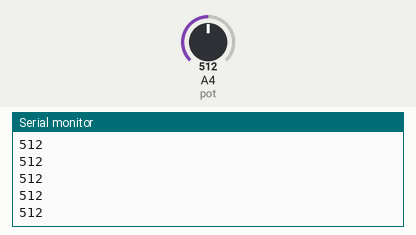
The sketch below on a simulated Arduino Uno, built with avr-gcc and run on an emulated ATmega328P. On the bench: the last lines printed to the serial monitor. The inputs (shaded band) are chosen by the test bench; at power-on: A4 (pot) = 512.

Above: at 1.2 s.
1.3 s: A4 (pot) set to 716
At 1.31 s:
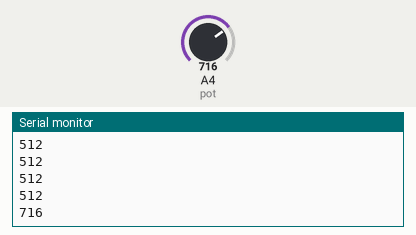
2.8 s: A4 (pot) set to 900
At 2.81 s:
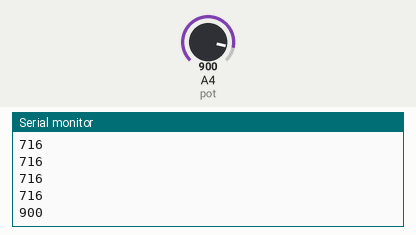
Timing chart, 0 to 5.8 s (numbered marks = the images above; inputs shaded):
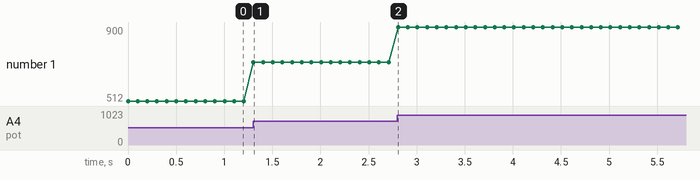

The sketch:

potansio.ino
```cpp
int pot = 4;

void setup(){
    pinMode(pot, INPUT);
    Serial.begin(9600);
}

void loop(){
    Serial.println(analogRead(pot));
    delay(100);
}
```

Measured:
- after the input at 1.3 s, the serial monitor: prints a new line at once (image 1)
- after the input at 2.8 s, the serial monitor: prints a new line at once (image 2)
- plotted number 1: 512 → 716 after the input at 1.3 s, 716 → 900 after the input at 2.8 s
